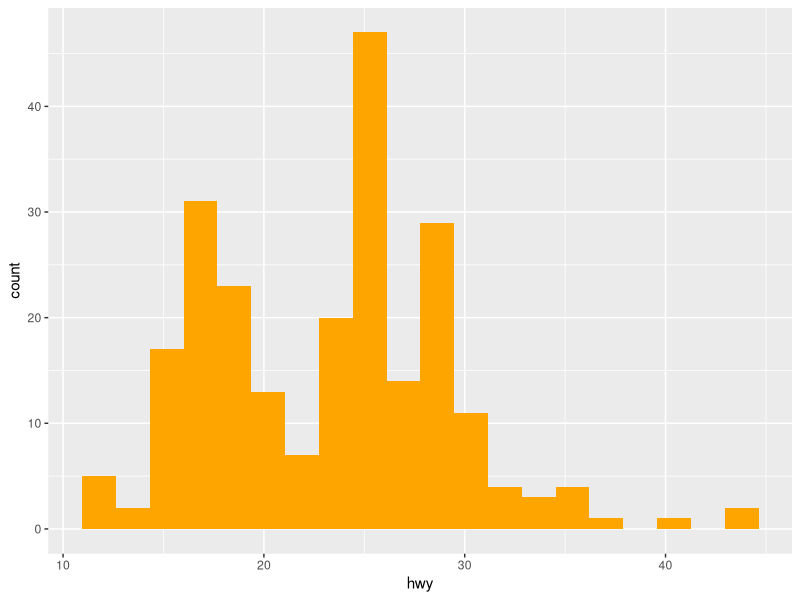
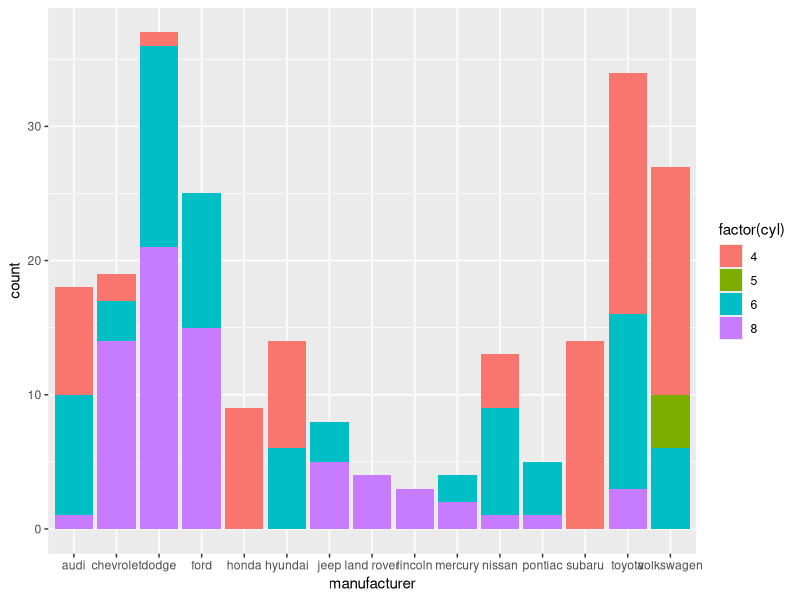
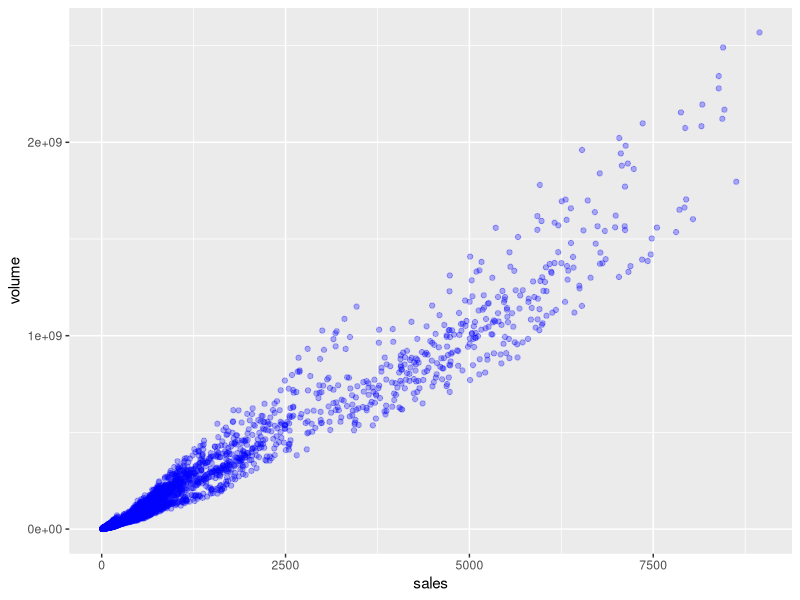
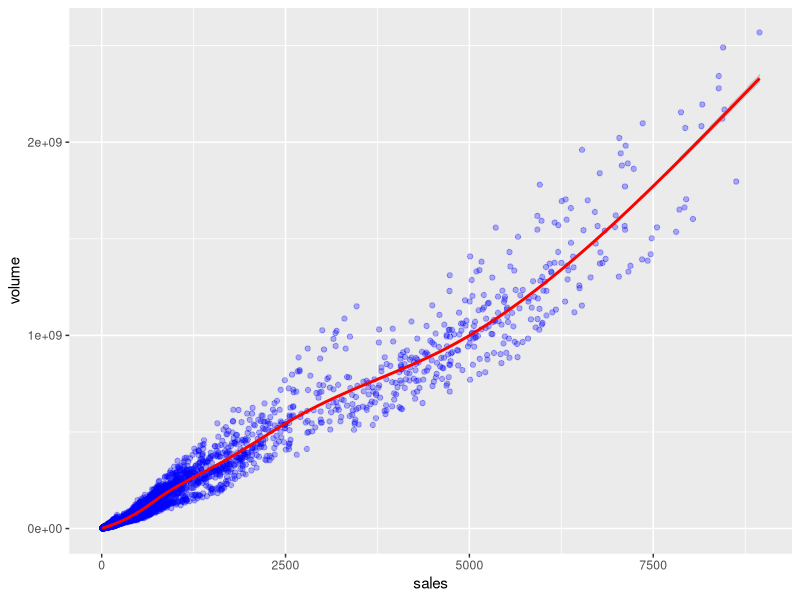

The R script that drew these images, in order:
library(ggplot2)
#install.packages("ggthemes")
library(ggthemes)
head(mpg)

#1.
pl1 <- ggplot(data = mpg, aes(x = hwy))
pl1 + geom_histogram(bins = 20, fill = "orange")

#2.
pl2 <- ggplot(data = mpg, aes(x = manufacturer)) 
pl2 + geom_bar(aes(fill = factor(cyl)))

#3.
pl3 <- ggplot(data = txhousing, aes(x = sales, y = volume))
pl3 + geom_point(color = "blue", alpha = 0.3)

#4.
pl3 + geom_point(color = "blue", alpha = 0.3) + geom_smooth(color = "red")
